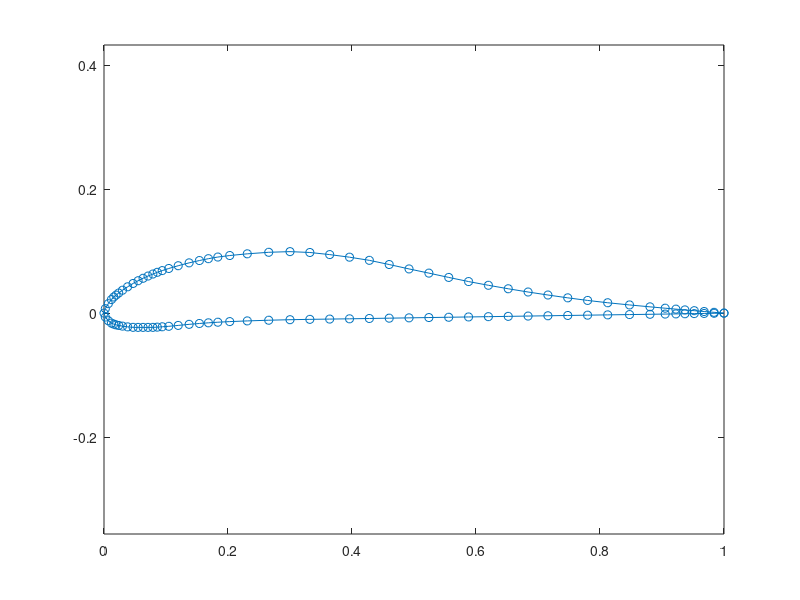
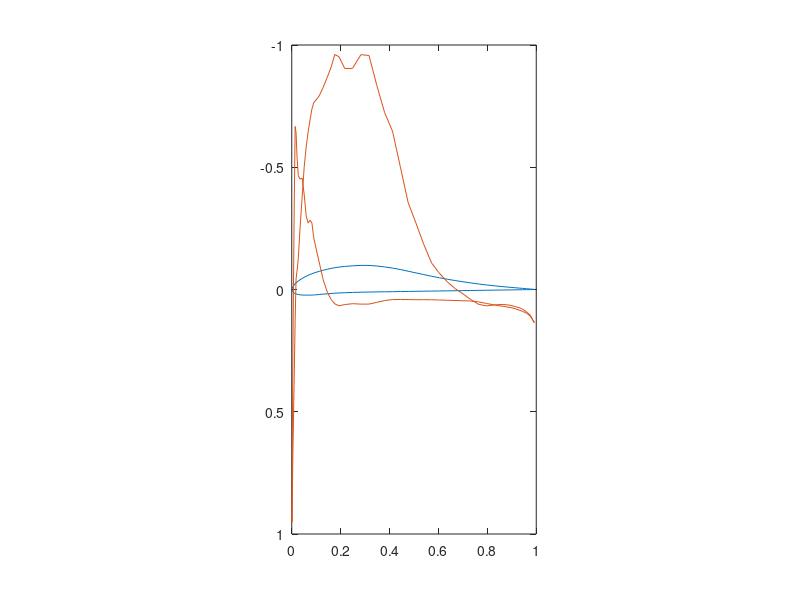

MATLAB code to generate these figures, in order: (Note: this script raises an error after producing the figures.)
close all; clear all;

%% Creating the Airfoil %%
% Begin by defining the airfoil and getting its geometry

% Model input parameters
alpha = deg2rad(1);
Re = 100000;
N = 100;

% Load the Lissaman 7769 airfoil as an example
airfoil = load('LISS7769.mat');
airfoil = airfoil.LISS7769;

% Interpolate the desired number of points and plot
x = zeros(N+1,1); y = zeros(N+1,1);

space = linspace(1,N+1,size(airfoil,1));
for i = 1:N+1
    x(i) = interp1(space, airfoil(:,1), i, 'pchip');
    y(i) = interp1(space, airfoil(:,2), i, 'pchip');
end

plot(x,y,'-o'); axis equal;

%% Defining Parameters %%
% Now let's build the parameter vectors and matricies needed to calculate
% the panel coefficients
x1 = x(1:N); x2 = x(2:N+1);
y1 = y(1:N); y2 = y(2:N+1);

% calculate the angles of each panel, relative to the horizontal
theta = atan2(diff(y), diff(x));
theta_diff = bsxfun(@minus, theta, theta');

% calculate the distance between the center of each panel, and each node
mid = 0.5 * [x1 + x2, y1 + y2];
dist = @(a, b) (b - a) .^ 2;
r = sqrt(bsxfun(dist, mid(:,1), x') + bsxfun(dist, mid(:,2), y'));
r1 = r(:,1:N); r2 = r(:,2:N+1);

% calculate the angle subtended by the center of each panel, by the nodes
% composing every other panel
% this fomula is Moran 4-87
vert = bsxfun(@minus,mid(:,2),y2') .* bsxfun(@minus,mid(:,1),x1')...
    - bsxfun(@minus,mid(:,1),x2') .* bsxfun(@minus,mid(:,2),y1');
horiz = bsxfun(@minus,mid(:,1),x2') .* bsxfun(@minus,mid(:,1),x1')...
    + bsxfun(@minus,mid(:,2),y2') .* bsxfun(@minus,mid(:,2),y1');
B = atan2(vert, horiz);
B(logical(eye(size(B)))) = pi;

%% Calculating Coefficients %%
% Now we want to calculate the coefficients defined by Moran 4-89 and 4-93
% this should correspond to an N+1 by N+1 matrix which we can use to
% calculate the N+1 unknown values

% First we calculate the values from 1 to N using Moran 4-90
A = sin(theta_diff) .* log(r2./r1) + cos(theta_diff) .* B;
A = A / (2*pi);

% Now calculate the N+1 column (except A(N+1,N+1)) using Moran 4-91
Acol = sum(cos(theta_diff) .* log(r2./r1) - sin(theta_diff) .* B, 2);
Acol = Acol / (2*pi);

% Next we get the N+1 row (except A(N+1,N+1)) using Moran 4-94
k = [1 N];
Arow = sum(sin(theta_diff(k,:)) .* B(k,:) - cos(theta_diff(k,:))...
    .* log(r2(k,:)./r1(k,:)), 1);
Arow = Arow / (2*pi);

% Finally, we calculate A(N+1,N+1), completing the matrix
Acorner = sum(sum(sin(theta_diff(k,:)) .* log(r2(k,:)./r1(k,:))...
    + cos(theta_diff(k,:)) .* B(k,:), 1), 2);
Acorner = Acorner / (2*pi);

% We can now combine everything into one matrix
A = [A Acol; [Arow Acorner]];

% Now let's calculate the b vector, which contains the solutions of
% equation 4-89 and 4-93
b = sin(theta - alpha);
b = [b; -cos(theta(1) - alpha) - cos(theta(N) - alpha)];

%% Finding Inviscid Velocity and Pressure %%
% Now we can solve the matrix equation in order to find the sink strength
% and vortex strength, and from that, the velocities and pressure
% coefficients

q = (A\b)';

% Now we find velocities using Moran 4-95
V = cos(theta - alpha) +...
    sum(bsxfun(@times,sin(theta_diff).*B - cos(theta_diff) .*...
    log(r2./r1),q(1:N)/(2*pi)),2) +...
    (q(N+1)/(2*pi)) * sum(sin(theta_diff) .* log(r2./r1) +...
    cos(theta_diff) .* B, 2);

% Finally, we get the pressure coefficients from Moran 4-96
Cp_panel = 1 - V.^2;

% Plot the inviscid pressure distribution
figure; plot(mid(:,1), -mid(:,2), mid(:,1), Cp_panel);
axis equal; set(gca,'Ydir','reverse'); xlim([0 1]); ylim([-1 1]);

%% Find Points of Interest %%
% From the inviscid analysis, we can find points of interest along the
% airfoil, and divide the relevant vectors in to upper and lower pieces

% Find the point of stagnation
[a, stag] = min(abs(V));

% Define relevant vectors for clarity
lCp = zeros(stag,1); lVe = zeros(stag,1); lx = zeros(stag,1);
uCp = zeros(N-stag,1); uVe = zeros(N-stag,1); ux = zeros(N-stag,1);
lN = length(lCp); uN = length(uCp);

% Break up the relevant vectors into lower and upper pieces, and find the
% points of minimum pressure
lCp = Cp_panel(1:stag);
lVe = abs(V(1:stag));
lx = mid(1:stag,1);
[a, lminp] = min(lCp);

uCp = Cp_panel(stag+1:end);
uVe = V(stag+1:end);
ux = mid(stag+1:end,1);
[a, uminp] = min(uCp); % Note that uminp is defined relative to the upper
                       % surface

%% Compute Laminar Boundary Layer %%
% Now we can find the displacement thickness for the laminar portions of
% the airfoil. We also want the theta value at the transition points in
% order to find the initial conditions at the transition points
uDelta = zeros(uN,1); lDelta = zeros(lN,1);

% Define relevant equations. These are based on results of the blassius
% solution, found online.
ReX = @(Ve, x_c) Re .* x_c .* Ve;
delta_lam = @(Ve, x_c) (1.72.*x_c) ./ sqrt(ReX(Ve, x_c));
theta_lam = @(Ve, x_c) (0.665.*x_c) ./ sqrt(ReX(Ve, x_c));

% Starting with the lower surface, where the laminar portion is from the
% minimum pressure point to the stagnation point, we can find delta*
span = lminp:lN;
lDelta(span) = delta_lam(lVe(span), lx(span));

% We also want the theta and H values at the transition point for use as
% initial conditions in the turbulent calculations
lThetai = theta_lam(lVe(lminp), lx(lminp));
lHi = lDelta(lminp) / lThetai;

% Now we repeat the process for the upper surface of the airfoil. Here, the
% laminar portion goes from the stagnation point to the point of minimum
% pressure
span = 1:uminp;
uDelta(span) = delta_lam(uVe(span), ux(span));

uThetai = theta_lam(uVe(uminp), ux(uminp));
uHi = uDelta(uminp) / uThetai;

%% Compute Turbulent Boundary Layer %%
% Now we can compute the turbulent boundary layer displacement thickness
% using ODE45. We have to perform ODE45 backwards on the bottom edge, based
% on where we have the initial values

if lminp ~= 1
    % Let's start with the lower by defining relevant variables. Note that the
    % span is in reverse
    span = lminp:-1:1;
    lx_turb = lx(span);
    lVe_turb = lVe(span);
    ldVe_turb = gradient(lVe_turb, lx_turb);
    lYi = [lThetai, lHi];

    % Now let's put the turbulence function into a form that ODE45 can
    % understand. ODE45 wants to specify its own input and output values
    lturb_fun = @(x, Y) turbulent_approx(x, Y, lx_turb, lVe_turb,...
        ldVe_turb, Re);

    % Then we solve
    [lx_turb, lY] = ode45(lturb_fun, lx_turb, lYi);

    % And then get the values that we are looking for through interpolation
    lDelta(span) = lY(:,2) .* lY(:,1);
end

if uminp ~= uN
    % Now we can do the upper layer
    span = uminp:uN;
    ux_turb = ux(span);
    uVe_turb = uVe(span);
    udVe_turb = gradient(uVe_turb, ux_turb);
    uYi = [uThetai, uHi];

    uturb_fun = @(x, Y) turbulent_approx(x, Y, ux_turb, uVe_turb,...
        udVe_turb, Re);

    [ux_turb, uY] = ode45(uturb_fun, ux_turb, uYi);

    % And then get the delta values
    uDelta(span) = uY(:,2) .* uY(:,1);
end

% Combine to get full vectors
delta = [lDelta; uDelta];
Ve = [lVe; uVe];

% Plot the airfoil with the computed boundary layer
yadjusted = mid(:,2) + delta .* sign(mid(:,2));
figure; hold on;
plot(mid(:,1), mid(:,2), mid(:,1), yadjusted, '--');
POIx = [mid(lminp,1) mid(stag,1) mid(uminp+stag,1)];
POIy = [mid(lminp,2) mid(stag,2) mid(uminp+stag,2)];
scatter(POIx, POIy);
axis equal; xlabel('x/c'); ylabel('y/c');
title('Boundary Layer and Minimum Pressure Points');
legend('Airfoil', 'Boundary Layer', 'Points of Interest');

%% Reapply Panel Method %%
% Now we can alter b using the displacement values that we have found, and
% reapply the panel method to get viscous results

b(1:N) = b(1:N) + Ve(1:N) .* gradient(delta(1:N), mid(:,1))...
    + gradient(Ve(1:N), mid(:,1)) .* delta(1:N);

q = (A\b)';

V = cos(theta - alpha) +...
    sum(bsxfun(@times,sin(theta_diff).*B - cos(theta_diff) .*...
    log(r2./r1),q(1:N)/(2*pi)),2) +...
    (q(N+1)/(2*pi)) * sum(sin(theta_diff) .* log(r2./r1) +...
    cos(theta_diff) .* B, 2);

Cp = 1 - V.^2;

%% Plot Results %%
figure; hold on;
plot(mid(:,1), -mid(:,2), mid(:,1), -yadjusted, '--');
plot(mid(:,1), Cp, mid(:,1), Cp_panel);
axis equal; set(gca,'Ydir','reverse'); xlim([0 1]); ylim([-1 1]);
title('Airfoil Pressure Comparison'); xlabel('x/c');
legend('Body', 'Boundary Layer', 'Viscous Pressure',...
    'Inviscid Pressure', 'location', 'SouthEast');
